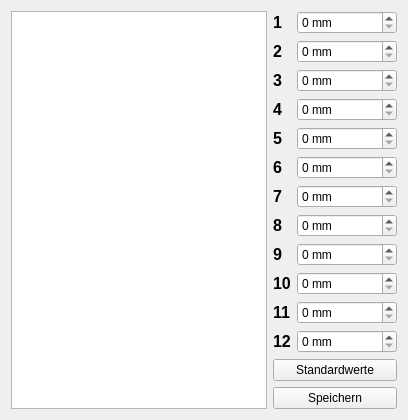
      <widget class="QWidget" name="layoutTab">
       <attribute name="title">
        <string>Format</string>
       </attribute>
       <layout class="QHBoxLayout" name="horizontalLayout_2">
        <item>
         <widget class="QGraphicsView" name="layoutPreView"/>
        </item>
        <item>
         <layout class="QGridLayout" name="gridLayout_2">
          <item row="0" column="0">
           <widget class="QLabel" name="label24">
            <property name="font">
             <font>
              <pointsize>12</pointsize>
              <weight>75</weight>
              <bold>true</bold>
             </font>
            </property>
            <property name="layoutDirection">
             <enum>Qt::RightToLeft</enum>
            </property>
            <property name="text">
             <string>1</string>
            </property>
            <property name="buddy">
             <cstring>layoutTopOffsetSpinBox</cstring>
            </property>
           </widget>
          </item>
          <item row="0" column="1">
           <widget class="QSpinBox" name="layoutTopOffsetSpinBox">
            <property name="minimumSize">
             <size>
              <width>100</width>
              <height>0</height>
             </size>
            </property>
            <property name="toolTip">
             <string>Der Abstand vom oberen Seitenrand. Damit kann der gesammte Inhalt nach oben oder unten verschoben werden.</string>
            </property>
            <property name="suffix">
             <string> mm</string>
            </property>
            <property name="minimum">
             <number>0</number>
            </property>
            <property name="maximum">
             <number>300</number>
            </property>
           </widget>
          </item>
          <item row="1" column="0">
           <widget class="QLabel" name="label25">
            <property name="font">
             <font>
              <pointsize>12</pointsize>
              <weight>75</weight>
              <bold>true</bold>
             </font>
            </property>
            <property name="layoutDirection">
             <enum>Qt::RightToLeft</enum>
            </property>
            <property name="text">
             <string>2</string>
            </property>
            <property name="buddy">
             <cstring>layoutLeftOffsetSpinBox</cstring>
            </property>
           </widget>
          </item>
          <item row="1" column="1">
           <widget class="QSpinBox" name="layoutLeftOffsetSpinBox">
            <property name="toolTip">
             <string>Der Abstand vom linken Seitenrand. Damit kann der gesammte Inhalt nach links oder rechts verschoben werden.</string>
            </property>
            <property name="suffix">
             <string> mm</string>
            </property>
            <property name="minimum">
             <number>0</number>
            </property>
            <property name="maximum">
             <number>300</number>
            </property>
           </widget>
          </item>
          <item row="2" column="0">
           <widget class="QLabel" name="label27">
            <property name="font">
             <font>
              <pointsize>12</pointsize>
              <weight>75</weight>
              <bold>true</bold>
             </font>
            </property>
            <property name="layoutDirection">
             <enum>Qt::RightToLeft</enum>
            </property>
            <property name="text">
             <string>3</string>
            </property>
            <property name="buddy">
             <cstring>layoutTick1PosSpinBox</cstring>
            </property>
           </widget>
          </item>
          <item row="2" column="1">
           <widget class="QSpinBox" name="layoutTick1PosSpinBox">
            <property name="toolTip">
             <string>Die horizontale Position des ++ Hakens.</string>
            </property>
            <property name="suffix">
             <string> mm</string>
            </property>
            <property name="minimum">
             <number>0</number>
            </property>
            <property name="maximum">
             <number>300</number>
            </property>
           </widget>
          </item>
          <item row="3" column="0">
           <widget class="QLabel" name="label28">
            <property name="font">
             <font>
              <pointsize>12</pointsize>
              <weight>75</weight>
              <bold>true</bold>
             </font>
            </property>
            <property name="layoutDirection">
             <enum>Qt::RightToLeft</enum>
            </property>
            <property name="text">
             <string>4</string>
            </property>
            <property name="buddy">
             <cstring>layoutTick2PosSpinBox</cstring>
            </property>
           </widget>
          </item>
          <item row="3" column="1">
           <widget class="QSpinBox" name="layoutTick2PosSpinBox">
            <property name="toolTip">
             <string>Die horizontale Position des + Hakens.</string>
            </property>
            <property name="suffix">
             <string> mm</string>
            </property>
            <property name="minimum">
             <number>0</number>
            </property>
            <property name="maximum">
             <number>300</number>
            </property>
           </widget>
          </item>
          <item row="4" column="0">
           <widget class="QLabel" name="label29">
            <property name="font">
             <font>
              <pointsize>12</pointsize>
              <weight>75</weight>
              <bold>true</bold>
             </font>
            </property>
            <property name="layoutDirection">
             <enum>Qt::RightToLeft</enum>
            </property>
            <property name="text">
             <string>5</string>
            </property>
            <property name="buddy">
             <cstring>layoutTick3PosSpinBox</cstring>
            </property>
           </widget>
          </item>
          <item row="4" column="1">
           <widget class="QSpinBox" name="layoutTick3PosSpinBox">
            <property name="toolTip">
             <string>Die horizontale Position des 0 Hakens.</string>
            </property>
            <property name="suffix">
             <string> mm</string>
            </property>
            <property name="minimum">
             <number>0</number>
            </property>
            <property name="maximum">
             <number>300</number>
            </property>
           </widget>
          </item>
          <item row="5" column="0">
           <widget class="QLabel" name="label30">
            <property name="font">
             <font>
              <pointsize>12</pointsize>
              <weight>75</weight>
              <bold>true</bold>
             </font>
            </property>
            <property name="layoutDirection">
             <enum>Qt::RightToLeft</enum>
            </property>
            <property name="text">
             <string>6</string>
            </property>
            <property name="buddy">
             <cstring>layoutTick4PosSpinBox</cstring>
            </property>
           </widget>
          </item>
          <item row="5" column="1">
           <widget class="QSpinBox" name="layoutTick4PosSpinBox">
            <property name="toolTip">
             <string>Die horizontale Position des - Hakens.</string>
            </property>
            <property name="suffix">
             <string> mm</string>
            </property>
            <property name="minimum">
             <number>0</number>
            </property>
            <property name="maximum">
             <number>300</number>
            </property>
           </widget>
          </item>
          <item row="6" column="0">
           <widget class="QLabel" name="label31">
            <property name="font">
             <font>
              <pointsize>12</pointsize>
              <weight>75</weight>
              <bold>true</bold>
             </font>
            </property>
            <property name="layoutDirection">
             <enum>Qt::RightToLeft</enum>
            </property>
            <property name="text">
             <string>7</string>
            </property>
            <property name="buddy">
             <cstring>layoutTick5PosSpinBox</cstring>
            </property>
           </widget>
          </item>
          <item row="6" column="1">
           <widget class="QSpinBox" name="layoutTick5PosSpinBox">
            <property name="toolTip">
             <string>Die horizontale Position des -- Hakens.</string>
            </property>
            <property name="suffix">
             <string> mm</string>
            </property>
            <property name="minimum">
             <number>0</number>
            </property>
            <property name="maximum">
             <number>300</number>
            </property>
           </widget>
          </item>
          <item row="7" column="0">
           <widget class="QLabel" name="label33">
            <property name="font">
             <font>
              <pointsize>12</pointsize>
              <weight>75</weight>
              <bold>true</bold>
             </font>
            </property>
            <property name="layoutDirection">
             <enum>Qt::RightToLeft</enum>
            </property>
            <property name="text">
             <string>8</string>
            </property>
            <property name="buddy">
             <cstring>layoutTopToTickSpinBox</cstring>
            </property>
           </widget>
          </item>
          <item row="7" column="1">
           <widget class="QSpinBox" name="layoutTopToTickSpinBox">
            <property name="toolTip">
             <string>Der Abstand vom oberen Seitenrand bis zum ersten Haken. Der gesammte folgende Inhalt wird mit verschoben.</string>
            </property>
            <property name="suffix">
             <string> mm</string>
            </property>
            <property name="minimum">
             <number>0</number>
            </property>
            <property name="maximum">
             <number>300</number>
            </property>
           </widget>
          </item>
          <item row="8" column="0">
           <widget class="QLabel" name="label35">
            <property name="font">
             <font>
              <pointsize>12</pointsize>
              <weight>75</weight>
              <bold>true</bold>
             </font>
            </property>
            <property name="layoutDirection">
             <enum>Qt::RightToLeft</enum>
            </property>
            <property name="text">
             <string>9</string>
            </property>
            <property name="buddy">
             <cstring>layoutTickToTick1SpinBox</cstring>
            </property>
           </widget>
          </item>
          <item row="8" column="1">
           <widget class="QSpinBox" name="layoutTickToTick1SpinBox">
            <property name="toolTip">
             <string>Der Abstand zwischen den ersten drei Haken und den folgenden drei. Der gesammte folgende Inhalt wird mit verschoben.</string>
            </property>
            <property name="suffix">
             <string> mm</string>
            </property>
            <property name="minimum">
             <number>0</number>
            </property>
            <property name="maximum">
             <number>300</number>
            </property>
           </widget>
          </item>
          <item row="9" column="0">
           <widget class="QLabel" name="label34">
            <property name="font">
             <font>
              <pointsize>12</pointsize>
              <weight>75</weight>
              <bold>true</bold>
             </font>
            </property>
            <property name="layoutDirection">
             <enum>Qt::RightToLeft</enum>
            </property>
            <property name="text">
             <string>10</string>
            </property>
            <property name="buddy">
             <cstring>layoutTickToTick2SpinBox</cstring>
            </property>
           </widget>
          </item>
          <item row="9" column="1">
           <widget class="QSpinBox" name="layoutTickToTick2SpinBox">
            <property name="toolTip">
             <string>Der Abstand zwischen den zweiten drei Haken und den lezten zwei. Der gesammte folgende Inhalt wird mit verschoben.</string>
            </property>
            <property name="layoutDirection">
             <enum>Qt::LeftToRight</enum>
            </property>
            <property name="suffix">
             <string> mm</string>
            </property>
            <property name="prefix">
             <string/>
            </property>
            <property name="minimum">
             <number>0</number>
            </property>
            <property name="maximum">
             <number>300</number>
            </property>
           </widget>
          </item>
          <item row="10" column="0">
           <widget class="QLabel" name="label36">
            <property name="font">
             <font>
              <pointsize>12</pointsize>
              <weight>75</weight>
              <bold>true</bold>
             </font>
            </property>
            <property name="layoutDirection">
             <enum>Qt::RightToLeft</enum>
            </property>
            <property name="text">
             <string>11</string>
            </property>
            <property name="buddy">
             <cstring>layoutTickToTextSpinBox</cstring>
            </property>
           </widget>
          </item>
          <item row="10" column="1">
           <widget class="QSpinBox" name="layoutTickToTextSpinBox">
            <property name="toolTip">
             <string>Der Abstand zwischen den lezten zwei Haken und dem Beurteilungstext.</string>
            </property>
            <property name="suffix">
             <string> mm</string>
            </property>
            <property name="minimum">
             <number>0</number>
            </property>
            <property name="maximum">
             <number>300</number>
            </property>
           </widget>
          </item>
          <item row="12" column="0" colspan="2">
           <widget class="QPushButton" name="layoutDefaultsButton">
            <property name="text">
             <string>Standardwerte</string>
            </property>
           </widget>
          </item>
          <item row="13" column="0" colspan="2">
           <widget class="QPushButton" name="layoutSaveButton">
            <property name="text">
             <string>Speichern</string>
            </property>
           </widget>
          </item>
          <item row="11" column="1">
           <widget class="QSpinBox" name="layoutWidthSpinBox">
            <property name="toolTip">
             <string>Die nutzbare Breite</string>
            </property>
            <property name="suffix">
             <string> mm</string>
            </property>
            <property name="maximum">
             <number>300</number>
            </property>
           </widget>
          </item>
          <item row="11" column="0">
           <widget class="QLabel" name="label50">
            <property name="font">
             <font>
              <pointsize>12</pointsize>
              <weight>75</weight>
              <bold>true</bold>
             </font>
            </property>
            <property name="layoutDirection">
             <enum>Qt::RightToLeft</enum>
            </property>
            <property name="text">
             <string>12</string>
            </property>
            <property name="buddy">
             <cstring>layoutWidthSpinBox</cstring>
            </property>
           </widget>
          </item>
         </layout>
        </item>
       </layout>
      </widget>
